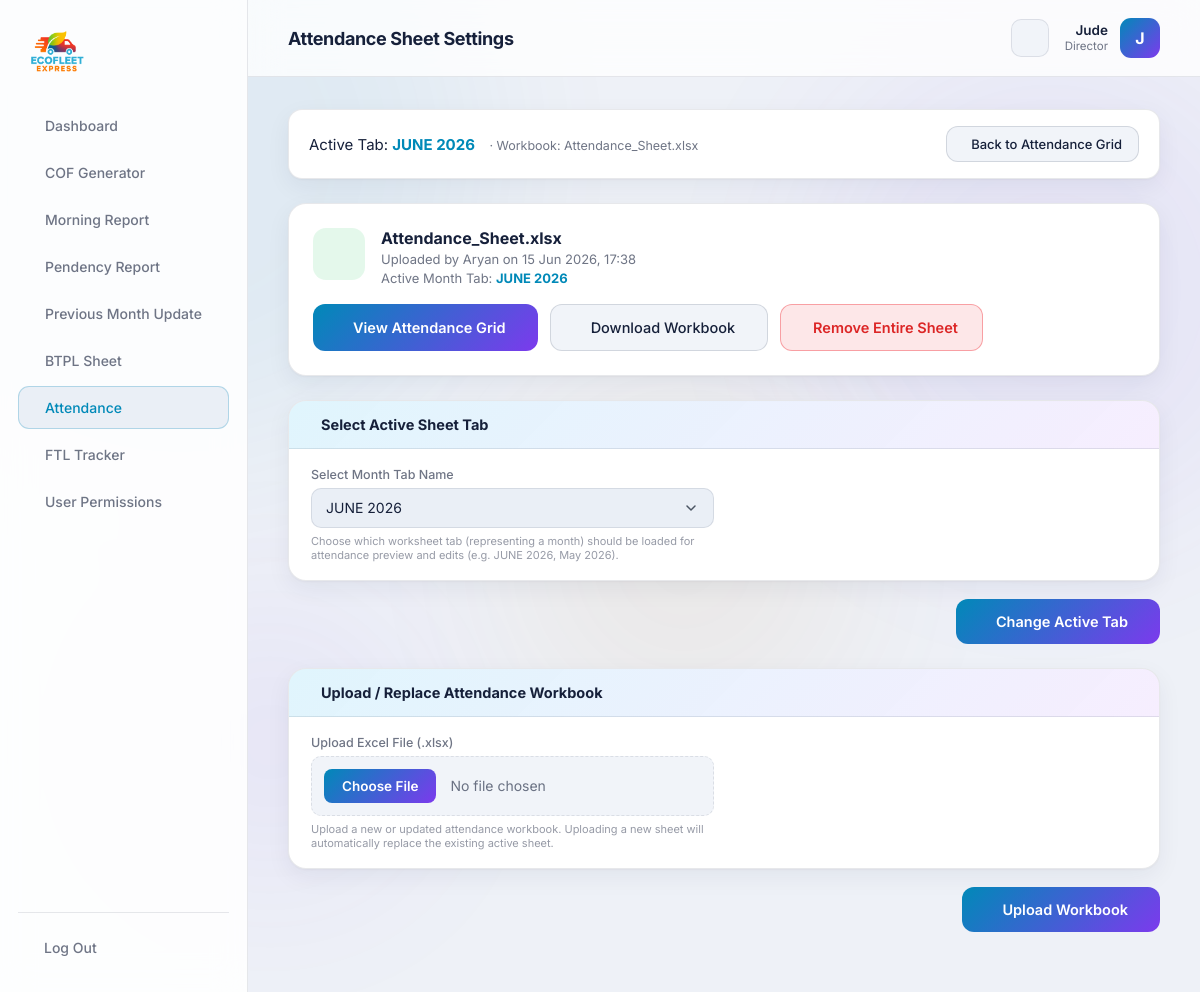
Page /portal/attendance/settings/ (signed in) on the committed database.
### core/models.py (models this page shows, shortened)
class UserProfile(models.Model):
    user = models.OneToOneField(settings.AUTH_USER_MODEL, on_delete=models.CASCADE, related_name='profile')
    role = models.CharField(max_length=50, default='Employee')
    can_use_cof = models.BooleanField(default=True)
    can_use_morning = models.BooleanField(default=True)
    can_use_pendency = models.BooleanField(default=True)
    can_use_prev_month = models.BooleanField(default=True)
    can_use_btpl = models.BooleanField(default=True)
    can_use_attendance = models.BooleanField(default=True)
    can_use_ftl = models.BooleanField(default=True)

class AttendanceWorkbook(models.Model):
    file = models.FileField(upload_to='attendance/')
    original_name = models.CharField(max_length=255)
    active_sheet = models.CharField(max_length=100, default='JUNE 2026')
    uploaded_by = models.ForeignKey(
        settings.AUTH_USER_MODEL, on_delete=models.SET_NULL,
        null=True, blank=True, related_name='attendance_workbooks')
    is_active = models.BooleanField(default=True)
    uploaded_at = models.DateTimeField(auto_now_add=True)
    class Meta:
        ordering = ['-uploaded_at']
    @classmethod
    def active(cls):
        return cls.objects.filter(is_active=True).first()

### core/views/attendance.py (the view)
# urls.py: path('portal/attendance/settings/', views.attendance_settings, name='attendance_settings'),
@staff_required
@tool_permission_required('attendance')
def attendance_settings(request):
    wb_obj, file_path, current_sheet_name = attendance_logic.get_active_attendance_workbook()
    sheets = []
    if file_path and os.path.exists(file_path):
        try:
            import openpyxl
            wb = openpyxl.load_workbook(file_path, read_only=True)
            sheets = wb.sheetnames
        except Exception:
            sheets = ['JUNE 2026']
    else:
        sheets = ['JUNE 2026']
    if request.method == 'POST':
        action = request.POST.get('action')
        if action == 'remove':
            AttendanceWorkbook.objects.filter(is_active=True).update(is_active=False)
            if AttendanceWorkbook.objects.count() == 0:
                AttendanceWorkbook.objects.create(
                    original_name='Attendance_Sheet.xlsx',
                    active_sheet='JUNE 2026',
                    uploaded_by=request.user,
                    is_active=False
                )
            messages.success(request, "Attendance sheet removed entirely. Portal is now in empty state.")
            return redirect('attendance_settings')
        elif action == 'load_default':
            import shutil
            root_file_path = os.path.join(settings.BASE_DIR, 'Attendance_Sheet.xlsx')
            target_dir = os.path.join(settings.MEDIA_ROOT, 'attendance')
            os.makedirs(target_dir, exist_ok=True)
            dest_path = os.path.join(target_dir, 'Attendance_Sheet.xlsx')
            shutil.copy2(root_file_path, dest_path)
            AttendanceWorkbook.objects.filter(is_active=True).update(is_active=False)
            wb_obj = AttendanceWorkbook.objects.create(
                original_name='Attendance_Sheet.xlsx',
                active_sheet='JUNE 2026',
                uploaded_by=request.user,
                is_active=True
            )
            wb_obj.file.name = 'attendance/Attendance_Sheet.xlsx'
            wb_obj.save(update_fields=['file'])
            try:
                wb = openpyxl.load_workbook(dest_path, read_only=True)
                if wb.sheetnames:
                    wb_obj.active_sheet = wb.sheetnames[-1]
                    wb_obj.save(update_fields=['active_sheet'])
            except Exception:
                pass
            messages.success(request, "Default attendance workbook loaded successfully.")
            return redirect('attendance_settings')
        elif action == 'change_sheet':
            form = AttendanceWorkbookUploadForm(request.POST, sheets=sheets)
            if form.is_valid():
                sheet_sel = form.cleaned_data.get('active_sheet')
                if wb_obj:
                    wb_obj.active_sheet = sheet_sel
                    wb_obj.save(update_fields=['active_sheet'])
                else:
                    import shutil
                    root_file_path = os.path.join(settings.BASE_DIR, 'Attendance_Sheet.xlsx')
                    target_dir = os.path.join(settings.MEDIA_ROOT, 'attendance')
                    os.makedirs(target_dir, exist_ok=True)
                    dest_path = os.path.join(target_dir, 'Attendance_Sheet.xlsx')
                    shutil.copy2(root_file_path, dest_path)
                    wb_obj = AttendanceWorkbook.objects.create(
                        original_name='Attendance_Sheet.xlsx',
                        active_sheet=sheet_sel,
                        uploaded_by=request.user,
                        is_active=True
                    )
                    wb_obj.file.name = 'attendance/Attendance_Sheet.xlsx'
                    wb_obj.save(update_fields=['file'])
                messages.success(request, f"Active sheet tab changed to '{sheet_sel}'.")
                return redirect('attendance_sheet')
        elif action == 'upload':
            form = AttendanceWorkbookUploadForm(request.POST, request.FILES, sheets=sheets)
            if form.is_valid():
                upload = request.FILES.get('workbook')
                if upload:
                    new_wb = AttendanceWorkbook.objects.create(
                        file=upload, original_name=upload.name,
                        uploaded_by=request.user, is_active=False
                    )
                    try:
                        import openpyxl
                        temp_wb = openpyxl.load_workbook(new_wb.file.path, read_only=True)
                        uploaded_sheets = temp_wb.sheetnames
                        default_sheet = uploaded_sheets[-1] if uploaded_sheets else 'JUNE 2026'
                    except Exception:
                        default_sheet = 'JUNE 2026'
                    new_wb.active_sheet = default_sheet
                    new_wb.save(update_fields=['active_sheet'])
                    AttendanceWorkbook.objects.filter(is_active=True).update(is_active=False)
                    new_wb.is_active = True
                    new_wb.save(update_fields=['is_active'])
                    messages.success(request, f"Uploaded workbook '{upload.name}' is now the active attendance workbook.")
                    return redirect('attendance_settings')
                else:
                    messages.error(request, "Please choose a valid .xlsx file to upload.")
    else:
        form = AttendanceWorkbookUploadForm(initial={'active_sheet': current_sheet_name}, sheets=sheets)
    context = {
        'active': 'attendance',
        'form': form,
        'wb': wb_obj,
        'current_sheet': current_sheet_name,
        'sheets': sheets,
    }
    return render(request, 'core/portal/attendance_settings.html', context)

### templates/core/portal/attendance_settings.html (shortened to what this page needs)
{% extends 'core/portal/base.html' %}
{% block heading %}Attendance Sheet Settings{% endblock %}
{% block content %}
<div class="cof-topbar" style="margin-bottom: 24px; display: flex; justify-content: space-between; align-items: center; flex-wrap: wrap; gap: 12px; width: 100%;">
  <div>
    <span class="cof-next">Active Tab: <strong>{{ current_sheet|default:"None" }}</strong></span>
    <span class="cof-meta">· Workbook: {{ wb.original_name|default:"None (Removed)" }}</span>
  </div>
  <div class="cof-topbar-actions">
    {% if current_sheet %}
    <a href="{% url 'attendance_sheet' %}" class="btn-secondary cof-history-link"> Back to Attendance Grid</a>
    {% endif %}
  </div>
</div>
{% if wb or current_sheet %}
<div class="portal-card wb-active" style="margin-bottom: 24px;">
  <div class="wb-active-head">
    <div class="wb-ico" style="background: rgba(34,197,94,0.12); color: var(--success);"></div>
    <div>
      <h3>{{ wb.original_name|default:"Attendance_Sheet.xlsx" }}</h3>
      <p>
        {% if wb and wb.uploaded_by %}
          Uploaded by {{ wb.uploaded_by.get_full_name|default:wb.uploaded_by.username }}
          on {{ wb.uploaded_at|date:"d M Y, H:i" }}
        {% else %}
          System Default Workbook (Root Directory)
        {% endif %}
      </p>
      <p class="wb-next">Active Month Tab: <strong>{{ current_sheet }}</strong></p>
    </div>
  </div>
  <div class="wb-actions" style="margin-top: 18px; display: flex; gap: 12px; flex-wrap: wrap;">
    <a href="{% url 'attendance_sheet' %}" class="btn-primary"> View Attendance Grid</a>
    <a href="{% url 'attendance_download' %}" class="btn-secondary"> Download Workbook</a>
    <form method="post" onsubmit="return confirm('Remove the active attendance workbook entirely from operations? You will need to upload a workbook or load the default template to use this tab.');" style="display:inline;">
      <button type="submit" class="btn-danger"> Remove Entire Sheet</button>
    </form>
  </div>
</div>
{% endif %}
{% if wb or current_sheet %}
<form method="post" class="cof-form" style="margin-bottom: 24px;">
  <div class="cof-section">
    <div class="cof-section-head"> Select Active Sheet Tab</div>
    <div class="cof-grid">
      <div class="cof-field">
        <label for="id_active_sheet">Select Month Tab Name</label>
        {{ form.active_sheet }}
        <span class="cof-hint">Choose which worksheet tab (representing a month) should be loaded for attendance preview and edits (e.g. JUNE 2026, May 2026).</span>
      </div>
    </div>
  </div>
  <div class="cof-actions">
    <button type="submit" class="btn-primary"> Change Active Tab</button>
  </div>
</form>
{% endif %}
<form method="post" enctype="multipart/form-data" class="wb-upload-form">
  <div class="cof-section">
    <div class="cof-section-head"> Upload / Replace Attendance Workbook</div>
    <div class="cof-grid">
      <div class="cof-field">
        <label for="id_workbook">Upload Excel File (.xlsx)</label>
        {{ form.workbook }}
        <span class="cof-hint">Upload a new or updated attendance workbook. Uploading a new sheet will automatically replace the existing active sheet.</span>
      </div>
    </div>
  </div>
  <div class="cof-actions">
    <button type="submit" class="btn-primary"> Upload Workbook</button>
  </div>
</form>
{% endblock %}

### templates/core/portal/base.html (shortened to what this page needs)
{% load static %}
<!DOCTYPE html>
<html lang="en">
<head>
    <link rel="stylesheet" href="https://cdn.jsdelivr.net/npm/@tabler/icons-webfont@latest/tabler-icons.min.css" />
    <link rel="stylesheet" href="{% static 'css/main.css' %}" />
    <link rel="stylesheet" href="{% static 'css/portal.css' %}" />
</head>
<body class="portal-body">
<div class="orbs">
    <div class="orb orb3"></div><div class="orb orb4"></div>
</div>
<aside class="portal-sidebar" id="portalSidebar">
    <a href="{% url 'home' %}" class="portal-logo">
        <img src="{% static 'images/logo.png' %}" alt="EcoFleet Express" />
    </a>
    <nav class="portal-nav">
        <a href="{% url 'dashboard' %}" class="{% if active == 'dashboard' %}active{% endif %}"> Dashboard</a>
        {% if request.user.profile.can_use_cof %}
        <a href="{% url 'cof_generator' %}" class="{% if active == 'cof' %}active{% endif %}"> COF Generator</a>
        {% endif %}
        {% if request.user.profile.can_use_morning %}
        <a href="{% url 'morning_report' %}" class="{% if active == 'morning' %}active{% endif %}"> Morning Report</a>
        {% endif %}
        {% if request.user.profile.can_use_pendency %}
        <a href="{% url 'pendency_report' %}" class="{% if active == 'pendency' %}active{% endif %}"> Pendency Report</a>
        {% endif %}
        {% if request.user.profile.can_use_prev_month %}
        <a href="{% url 'prev_month_update' %}" class="{% if active == 'prev_month' %}active{% endif %}"> Previous Month Update</a>
        {% endif %}
        {% if request.user.profile.can_use_btpl %}
        <a href="{% url 'btpl_sheet' %}" class="{% if active == 'btpl' %}active{% endif %}"> BTPL Sheet</a>
        {% endif %}
        {% if request.user.profile.can_use_attendance %}
        <a href="{% url 'attendance_sheet' %}" class="{% if active == 'attendance' %}active{% endif %}"> Attendance</a>
        {% endif %}
        {% if request.user.profile.can_use_ftl %}
        <a href="{% url 'ftl_sheet' %}" class="{% if active == 'ftl' %}active{% endif %}"> FTL Tracker</a>
        {% endif %}
        {% if request.user.profile.role == 'Director' %}
        <a href="{% url 'portal_users' %}" class="{% if active == 'users' %}active{% endif %}"> User Permissions</a>
        {% endif %}
    </nav>
    <div class="portal-sidebar-foot">
        <a href="{% url 'portal_logout' %}" class="portal-logout"> Log Out</a>
    </div>
</aside>
<div class="portal-main">
    <header class="portal-topbar">
        <div class="portal-topbar-title">{% block heading %}{% endblock %}</div>
        <button class="theme-toggle" id="themeToggle" type="button" aria-label="Toggle light theme" title="Toggle theme">
        </button>
        <div class="portal-user">
            <div class="portal-user-meta">
            <span class="portal-user-name">{{ request.user.first_name|default:request.user.username }}</span>
            <span class="portal-user-role">{{ request.user.profile.role|default:"Employee" }}</span>
          </div>
          <div class="portal-avatar">{{ request.user.username|slice:":1"|upper }}</div>
        </div>
    </header>
      <main class="portal-content">
        {% block content %}{% endblock %}
      </main>
    </div>
</body>
</html>

### rows in the picture
AttendanceWorkbook: active_sheet "JUNE 2026", original_name "Attendance_Sheet.xlsx", uploaded_by.get_full_name "Aryan", uploaded_at "15 Jun 2026, 17:38"

### other values in the picture
{{ request.user.first_name|default:request.user.username }} "Jude"
{{ request.user.profile.role|default:"Employee" }} "Director"
{{ request.user.username|slice:":1"|upper }} "J"
